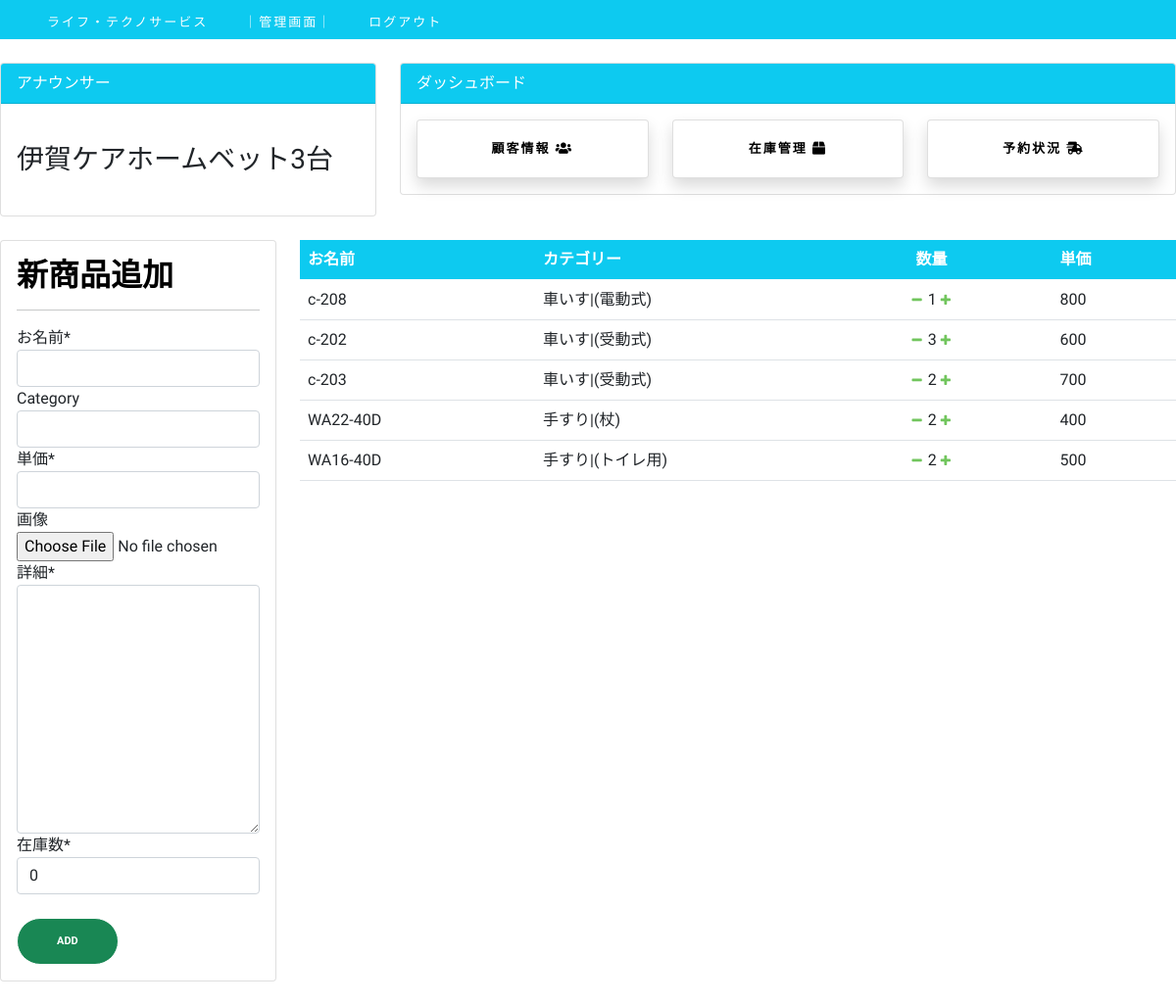
Before: /dashboard/item/ (signed in) with the older database file.
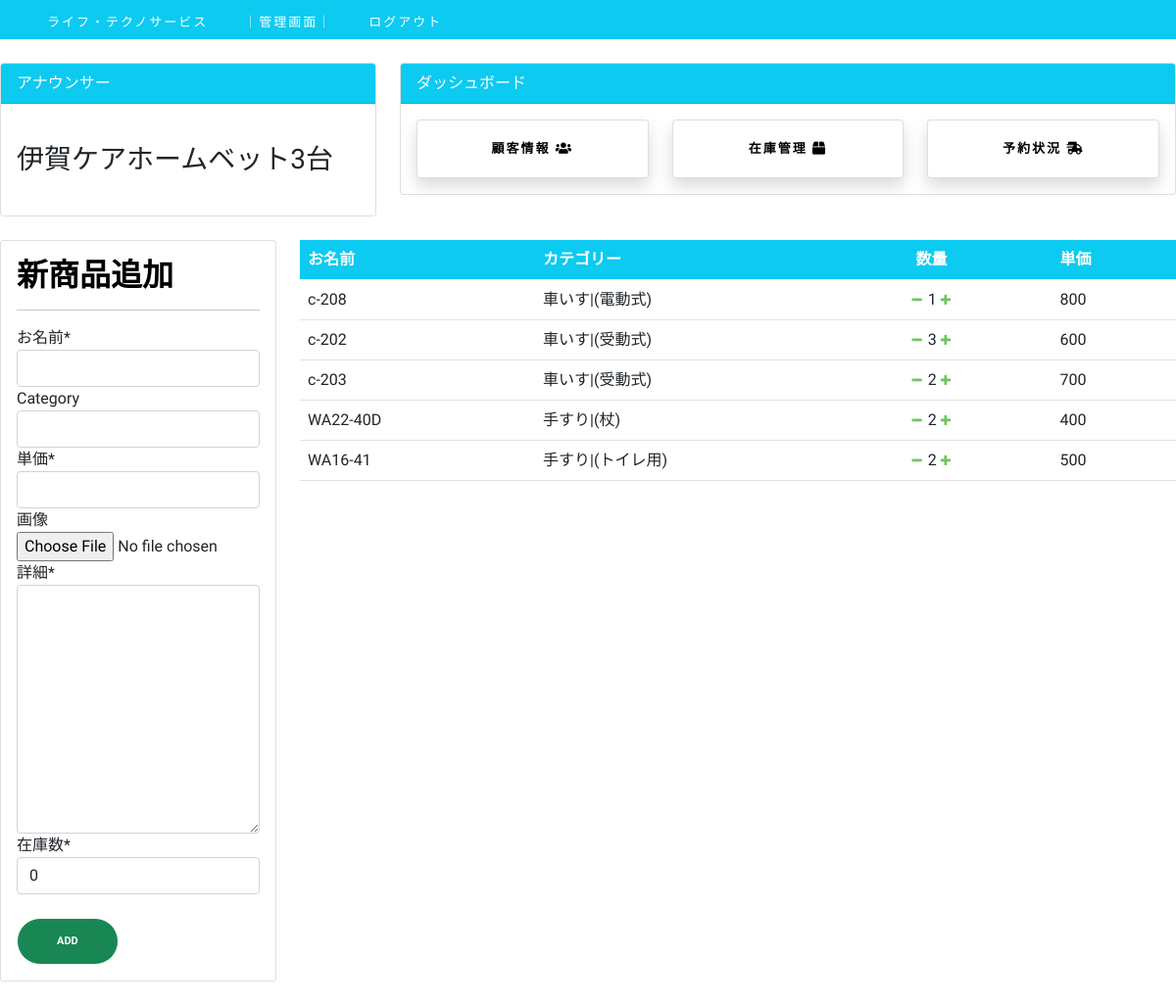
After: the same page with the newer database file.
### customer/models.py (models this page shows, shortened)
class MenuItem(models.Model):
    name = models.CharField(max_length=100)
    description = models.TextField()
    image = models.ImageField(upload_to='menu_images/', blank=True)
    price = models.IntegerField()
    category = models.ForeignKey('Category', on_delete=models.CASCADE)
    quantity = models.IntegerField(default=0)
    video_url = models.CharField(max_length=100, blank=True)

class Category(MPTTModel):
    parent = TreeForeignKey('self', on_delete=models.CASCADE, blank=True, null=True, related_name='children')
    name = models.CharField(max_length=100)
    def __str__(self):
        return self.name
    class MPTTMeta:
        order_insertion_by = ['name']

### dashboard/views.py (the view)
# urls.py: path('item/', item, name='item'),
@login_required
def item(request):
    items = MenuItem.objects.all()
    if request.method == 'POST':
        form = ItemForm(request.POST, request.FILES)
        if form.is_valid():
            form.save()
            return redirect('item')
        if request.POST.get('delete'):
            item.delete()
            return redirect('item')
    else:
        form = ItemForm()
    context = {
        'items': items.order_by('category__parent'),
        'form': form,
    }
    return render(request, 'dashboard/item.html', context)

### dashboard/forms.py
class ItemForm(forms.ModelForm):
    image = forms.ImageField(label='画像', required=False)
    category = TreeNodeChoiceField(label='カテゴリー', queryset=Category.objects.all(), level_indicator="|")
    class Meta:
        model = MenuItem
        fields = ['name', 'category','price', 'image', 'description', 'quantity']
    def __init__(self, *args, **kwargs):
        super(ItemForm, self).__init__(*args, **kwargs)
        self.fields['name'].label = "お名前"
        self.fields['price'].label = "単価"
        self.fields['description'].label = "詳細"
        self.fields['quantity'].label = "在庫数"

### dashboard/templates/dashboard/item.html (shortened to what this page needs)
{% extends 'dashboard/base.html' %}
{% load crispy_forms_tags %}
{% block content %}
{% include 'dashboard/top.html' %}
{% load mptt_tags %}
    <div class="row my-4">
        <div class="col-xl-3">
            <div class="card p-3" data-aos="zoom-out-right" data-aos-delay="200">
                <h2>新商品追加</h2>
                <hr>
                <form method="POST" enctype='multipart/form-data'>
                    {{ form | crispy }}
                    <br>
                    <input class="btn btn-success btn-block" type="submit" value="Add">
                </form>
            </div>
        </div>
        <div class="col-xl-9" data-aos="slide-left" data-aos-delay="500">
            <table class="table bg-white">
                <thead class="bg-info text-white">
                    <tr>
                        <th scope="col">お名前</th>
                        <th scope="col">カテゴリー</th>
                        <th scope="col">&nbsp;数量</th>
                        <th scope="col">単価</th>
                    </tr>
                </thead>
                <tbody>
                    {% for item in items %}
                    <tr>
                        <td class="editable" data-id="{{ item.id}}"data-type="name">{{ item.name }}</td>
                        <td class="d-flex">{{ item.category.parent }}|({{ item.category.name }})</td>
                        <td >
                        <a class="minus" href="{% url 'item_delete' item.pk %}"><i class="fa fa-minus"></i></a>
                        {{ item.quantity }}
                        <a href="{% url 'item_add' item.pk %}"><i class="fa fa-plus"></i></a>
                        </td>
                        <td class="editable" data-id="{{ item.id}}"data-type="price">{{ item.price }}</td>
                    </tr>
                    {% endfor %}
                </tbody>
            </table>
        </div>
    </div>
{% endblock content %}

Changed rows visible on the page:
changed MenuItem "トイレ用": name "WA16-40D" → "WA16-41"
